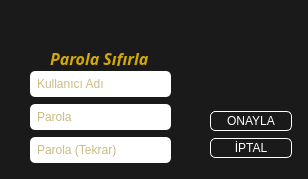
<?xml version="1.0" encoding="UTF-8"?>
<ui version="4.0">
 <class>formscreen</class>
 <widget class="QDialog" name="formscreen">
  <property name="geometry">
   <rect>
    <x>0</x>
    <y>0</y>
    <width>308</width>
    <height>179</height>
   </rect>
  </property>
  <property name="windowTitle">
   <string>Dialog</string>
  </property>
  <property name="styleSheet">
   <string notr="true">#formscreen{
background-color:rgba(255,0,0,0.1);
border-radius:10px;
}
#widget{
background-color:rgba(108,108,108,0.2);
border-radius:10px;
}
QWidget#icon{
border-image:url(&quot;/home/pardus/Masaüstü/pardus.png&quot;) 10px 10px 10px 10px stretch stretch;
}
QWidget#icon:hover{
border:5px solid red;
}
QDialog#formscreen{
/*background:url(&quot;/home/pardus/Masaüstü/test.png&quot;) no-repeat left center ;*/
background-color:rgb(26,26,26)

}
QWidget#icon_pardus{
border-image:url(&quot;/home/pardus/Masaüstü/test.png&quot;) 0 0 0 0 stretch stretch   ;
}
QLabel#label{
color:rgb(211,168,9);
}
QLineEdit{
	border-radius:5px;
	padding:5px;
	color:rgb(150,120,9);
}
QLineEdit:focus{
	border-radius:5px;
	padding:5px;
	border:3px solid rgb(211,168,9);
}
 QPushButton{
	padding:2px;
	margin:0;
	border-radius:5px;
	border:1px solid white;
	color:white;
	background:url(&quot;/home/pardus/Masaüstü/texture_button.jpeg&quot;)
}
QPushButton#button_onayla:hover{
	color:green;
}
QPushButton#button_cikis:hover{
	color:red;
}

</string>
  </property>
  <widget class="QWidget" name="body" native="true">
   <property name="geometry">
    <rect>
     <x>10</x>
     <y>60</y>
     <width>291</width>
     <height>111</height>
    </rect>
   </property>
   <widget class="QWidget" name="verticalLayoutWidget">
    <property name="geometry">
     <rect>
      <x>20</x>
      <y>10</y>
      <width>141</width>
      <height>95</height>
     </rect>
    </property>
    <layout class="QVBoxLayout" name="buttongroup">
     <item>
      <widget class="QLineEdit" name="edit_username">
       <property name="placeholderText">
        <string>Kullanıcı Adı</string>
       </property>
      </widget>
     </item>
     <item>
      <widget class="QLineEdit" name="edit_passwd">
       <property name="placeholderText">
        <string>Parola</string>
       </property>
      </widget>
     </item>
     <item>
      <widget class="QLineEdit" name="edit_passwd_ctr">
       <property name="placeholderText">
        <string>Parola (Tekrar)</string>
       </property>
      </widget>
     </item>
    </layout>
   </widget>
   <widget class="QWidget" name="verticalLayoutWidget_2">
    <property name="geometry">
     <rect>
      <x>200</x>
      <y>50</y>
      <width>82</width>
      <height>51</height>
     </rect>
    </property>
    <layout class="QVBoxLayout" name="verticalLayout_2">
     <item>
      <widget class="QPushButton" name="button_onayla">
       <property name="text">
        <string>ONAYLA</string>
       </property>
      </widget>
     </item>
     <item>
      <widget class="QPushButton" name="button_cikis">
       <property name="text">
        <string>İPTAL</string>
       </property>
      </widget>
     </item>
    </layout>
   </widget>
  </widget>
  <widget class="QWidget" name="icon" native="true">
   <property name="geometry">
    <rect>
     <x>80</x>
     <y>10</y>
     <width>41</width>
     <height>41</height>
    </rect>
   </property>
   <property name="styleSheet">
    <string notr="true"/>
   </property>
  </widget>
  <widget class="QWidget" name="icon_pardus" native="true">
   <property name="geometry">
    <rect>
     <x>200</x>
     <y>10</y>
     <width>121</width>
     <height>81</height>
    </rect>
   </property>
  </widget>
  <widget class="QLabel" name="label">
   <property name="geometry">
    <rect>
     <x>50</x>
     <y>50</y>
     <width>101</width>
     <height>16</height>
    </rect>
   </property>
   <property name="font">
    <font>
     <family>Linux Libertine O</family>
     <pointsize>12</pointsize>
     <weight>75</weight>
     <italic>true</italic>
     <bold>true</bold>
    </font>
   </property>
   <property name="text">
    <string>Parola Sıfırla</string>
   </property>
   <property name="textFormat">
    <enum>Qt::PlainText</enum>
   </property>
  </widget>
 </widget>
 <resources/>
 <connections/>
</ui>
